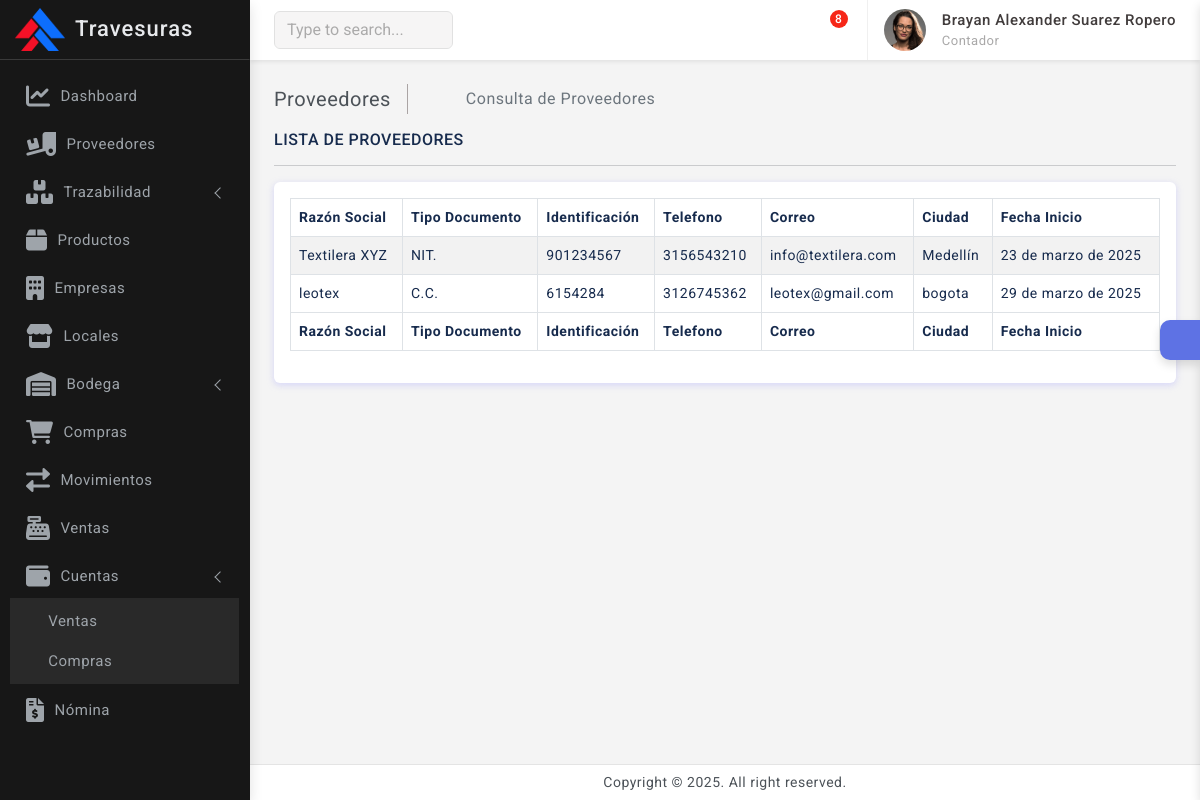
/proveedores/ (signed in), run on the app's committed database.
### empresas/models.py (models this page shows, shortened)
class Empresa(models.Model):
    razon_social            = models.CharField(max_length=100)
    nit                     = models.CharField(max_length=20, unique=True)
    telefono                = models.CharField(max_length=20, unique=True)
    correo                  = models.EmailField(max_length=100, unique=True)
    logo                    = models.ImageField(upload_to='empresas', blank=False, null=False)

### usuarios/models.py (models this page shows, shortened)
class PerfilUsuario(models.Model):
    usuario                             = models.OneToOneField(Usuario, on_delete=models.CASCADE)
    nombre                              = models.CharField(max_length=50)
    apellido                            = models.CharField(max_length=50)
    documento                           = models.IntegerField(unique=True)
    telefono                            = models.IntegerField(unique=True)
    cargo                               = models.ForeignKey(Cargo, on_delete=models.CASCADE, related_name="Cargo")
    def full_name(self):
        return f'{self.nombre} {self.apellido}'

class Cargo(models.Model):
    nombre  = models.CharField(max_length=50, unique=True)
    area    = models.ForeignKey(Area, on_delete=models.CASCADE, related_name="Area_relacionada")
    def __str__(self):
        return self.nombre

### proveedores/models.py (models this page shows, shortened)
class Proveedor(models.Model):
    UserResponsable       = models.ForeignKey(PerfilUsuario, on_delete=models.CASCADE)
    Razon_Social          = models.CharField(max_length=100, null=False, blank=False)
    Tipo_documentos=(
        ('CC','Cedula Ciudadania'),
        ('NIT.','NNúmero Identificación TributariaIT.'),
        ('PAS','Pasaporte'),
    )
    Tipo_documento          = models.CharField(max_length=50, choices=Tipo_documentos, default='NIT')
    Identificacion          = models.IntegerField(unique=True, null=False, blank=False)
    Telefono                = models.IntegerField()
    Correo                  = models.EmailField(max_length=100, unique=True, null=False, blank=False)
    Ciudad                  = models.CharField(max_length=100)
    Direccion               = models.CharField(max_length=100)
    Fecha_Inicio_Actividad  = models.DateField(null=False, blank=False)
    class Meta:
        verbose_name='Proveedor'
        verbose_name_plural='Proveedores'

### proveedores/views.py (the view)
# urls.py: path('proveedores/', include('proveedores.urls')),
@login_required(login_url = 'login')
def proveedores(request):
    proveedores = Proveedor.objects.all()
    return render(request, 'proveedores/proveedores.html', {'proveedores': proveedores})

### templates/proveedores/proveedores.html (shortened to what this page needs)
{% extends 'base.html' %}
{% block content %}
    <div class="page-wrapper">
        <div class="page-content">
            <div class="page-breadcrumb d-none d-sm-flex align-items-center mb-3">
                <div class="breadcrumb-title pe-3">Proveedores</div>
                <div class="ps-3">
                    <nav aria-label="breadcrumb">
                        <ol class="breadcrumb mb-0 p-0">
                            <li class="breadcrumb-item"><a href="{% url 'home' %}"><i class="bx bx-home-alt"></i></a>
                            </li>
                            <li class="breadcrumb-item active" aria-current="page">Consulta de Proveedores</li>
                        </ol>
                    </nav>
                </div>
            </div>
            <h6 class="mb-0 text-uppercase">Lista de Proveedores</h6>
            <hr />
            <div class="card">
                <div class="card-body">
                    <div class="table-responsive">
                        <table id="example2" class="table table-striped table-bordered">
                            <thead>
                                <tr>
                                    <th>Razón Social</th>
                                    <th>Tipo Documento</th>
                                    <th>Identificación</th>
                                    <th>Telefono</th>
                                    <th>Correo</th>
                                    <th>Ciudad</th>
                                    <th>Fecha Inicio</th>
                                </tr>
                            </thead>
                            <tbody>
                                {% if proveedores %}
                                    {% for proveedor in proveedores %}
                                    <tr>
                                        <td>{{ proveedor.Razon_Social }}</td>
                                        <td>{{ proveedor.Tipo_documento }}</td>
                                        <td>{{ proveedor.Identificacion }}</td>
                                        <td>{{ proveedor.Telefono }}</td>
                                        <td>{{ proveedor.Correo }}</td>
                                        <td>{{ proveedor.Ciudad }}</td>
                                        <td>{{ proveedor.Fecha_Inicio_Actividad }}</td>
                                    </tr>
                                    {% endfor %}
                                {% endif %}
                            </tbody>
                            <tfoot>
                                <tr>
                                    <th>Razón Social</th>
                                    <th>Tipo Documento</th>
                                    <th>Identificación</th>
                                    <th>Telefono</th>
                                    <th>Correo</th>
                                    <th>Ciudad</th>
                                    <th>Fecha Inicio</th>
                                </tr>
                            </tfoot>
                        </table>
                    </div>
                </div>
            </div>
        </div>
    </div>
{% endblock %}

### templates/includes/dashboard_sidebar.html (shortened to what this page needs)
{% load static %}
<div class="sidebar-wrapper" data-simplebar="true">
    <div class="sidebar-header">
        {% if empresa_activa %}
            <div>
                <img src="{{ empresa_activa.logo.url }}" class="logo-icon" alt="logo icon">
            </div>
            <div>
                <h4 class="logo-text">{{ empresa_activa.razon_social }}</h4>
            </div>
            <div class="toggle-icon ms-auto"><i class='bx bx-arrow-to-left'></i>
            </div>
        {% else %}
            <div>
                <h4 class="logo-text">Administrador</h4>
            </div>
            <div class="toggle-icon ms-auto"><i class='bx bx-arrow-to-left'></i>
            </div>
        {% endif %}
    </div>
    <ul class="metismenu" id="menu">
        <li>
            <a href="{% url 'home' %}">
                <div class="parent-icon"><i class='fas fa-chart-line'></i></div>
                <div class="menu-title">Dashboard</div>
            </a>
        </li>
        <li>
            <a href="{% url 'proveedores' %}">
                <div class="parent-icon"><i class="fas fa-truck-loading"></i>
                </div>
                <div class="menu-title">Proveedores</div>
            </a>
        </li>
        {% with request.path as path %}
        <li class="{% if '/trazabilidad/' in path %}mm-active{% endif %}">
            <a href="#" class="has-arrow" aria-expanded="{% if '/trazabilidad/' in path %}true{% else %}false{% endif %}">
                <div class="parent-icon"><i class='fas fa-boxes'></i></div>
                <div class="menu-title">Trazabilidad</div>
            </a>
        </li>
        {% endwith %}
        {% with request.path as path %}
        <li class="{% if '/productos/' in path %}mm-active{% endif %}">
            <a href="{% url 'productos' %}">
                <div class="parent-icon"><i class='fas fa-box'></i>
                </div>
                <div class="menu-title">Productos</div>
            </a>
        </li>
        {% endwith %}
        {% with request.path as path %}
        <li class="{% if '/empresas/' in path %}mm-active{% endif %}">
            <a href="{% url 'empresas' %}">
                <div class="parent-icon"><i class='fas fa-building'></i>
                </div>
                <div class="menu-title">Empresas</div>
            </a>
        </li>
        {% endwith %}
        {% with request.path as path %}
        <li class="{% if '/locales/' in path %}mm-active{% endif %}">
            <a href="{% url 'locales' %}">
                <div class="parent-icon"><i class='fas fa-store'></i>
                </div>
                <div class="menu-title">Locales</div>
            </a>
        </li>
        {% endwith %}
        {% with request.path as path %}
        <li class="{% if '/bodega/' in path %}mm-active{% endif %}">
            <a href="#" class="has-arrow" aria-expanded="{% if '/bodega/' in path %}true{% else %}false{% endif %}">
                <div class="parent-icon"><i class='fas fa-warehouse'></i>
                </div>
                <div class="menu-title">Bodega</div>
            </a>
        </li>
        {% endwith %}
        <li>
            <a href="#">
                <div class="parent-icon"><i class="fas fa-shopping-cart"></i>
                </div>
                <div class="menu-title">Compras</div>
            </a>
        </li>
        <li>
            <a href="#">
                <div class="parent-icon"> <i class="fas fa-exchange-alt"></i>
                </div>
                <div class="menu-title">Movimientos</div>
            </a>
        </li>
        <li>
            <a href="{% url 'lista_ventas' %}">
                <div class="parent-icon"><i class='fas fa-cash-register'></i>
                </div>
                <div class="menu-title">Ventas</div>
            </a>
        </li>
        <li>
            <a href="#" class="has-arrow">
                <div class="parent-icon"><i class="fas fa-wallet"></i>
                </div>
                <div class="menu-title">Cuentas</div>
            </a>
            <ul>
                <li> <a href="{% url 'ventas' %}"><i class="bx bx-right-arrow-alt"></i>Ventas</a> </li>
                <li> <a href="{% url 'compras' %}"><i class="bx bx-right-arrow-alt"></i>Compras</a> </li>
            </ul>
        </li>
        <li>
            <a href="{% url 'nomina' %}">
                <div class="parent-icon"><i class="fas fa-file-invoice-dollar"></i>
                </div>
                <div class="menu-title">Nómina</div>
            </a>
        </li>
    </ul>
</div>

### templates/includes/navbar.html (shortened to what this page needs)
{% load static %}
<header>
    <div class="topbar d-flex align-items-center">
        <nav class="navbar navbar-expand">
            <div class="search-bar flex-grow-1">
                <div class="position-relative search-bar-box">
                    <input type="text" class="form-control search-control" placeholder="Type to search..."> <span class="position-absolute top-50 search-show translate-middle-y"><i class='bx bx-search'></i></span>
                </div>
            </div>
            <div class="top-menu ms-auto">
                <ul class="navbar-nav align-items-center">
                    <li class="nav-item dropdown dropdown-large">
                        <a class="nav-link dropdown-toggle dropdown-toggle-nocaret" href="#" role="button" data-bs-toggle="dropdown" aria-expanded="false">	<i class='bx bx-category'></i>
                        </a>
                    </li>
                    <li class="nav-item dropdown dropdown-large">
                        <a class="nav-link dropdown-toggle dropdown-toggle-nocaret position-relative" href="#" role="button" data-bs-toggle="dropdown" aria-expanded="false">
                            <i class='bx bx-bell'></i>
                        </a>
                    </li>
                    <li class="nav-item dropdown dropdown-large">
                        <a class="nav-link dropdown-toggle dropdown-toggle-nocaret position-relative" href="#" role="button" data-bs-toggle="dropdown" aria-expanded="false"> <span class="alert-count">8</span>
                            <i class='bx bx-comment'></i>
                        </a>
                    </li>
                </ul>
            </div>
            <div class="user-box dropdown">
                <a class="d-flex align-items-center nav-link dropdown-toggle dropdown-toggle-nocaret" href="#" role="button" data-bs-toggle="dropdown" aria-expanded="false">
                    <img src="{% static 'images/avatars/avatar-2.png' %}" class="user-img" alt="user avatar">
                    <div class="user-info ps-3">
                        <p class="user-name mb-0"> {{perfil.full_name}} </p>
                        <p class="designattion mb-0">{{perfil.cargo}}</p>
                    </div>
                </a>
            </div>
        </nav>
    </div>
</header>

### data on the page
Empresa: logo (picture), razon_social "Travesuras"
PerfilUsuario: full_name "Brayan Alexander Suarez Ropero", cargo "Contador"
Proveedor: Razon_Social "Textilera XYZ", Tipo_documento "NIT.", Identificacion "901234567", Telefono "3156543210", Correo "info@textilera.com", Ciudad "Medellín", Fecha_Inicio_Actividad "23 de marzo de 2025"
Proveedor: Razon_Social "leotex", Tipo_documento "C.C.", Identificacion "6154284", Telefono "3126745362", Correo "leotex@gmail.com", Ciudad "bogota", Fecha_Inicio_Actividad "29 de marzo de 2025"
